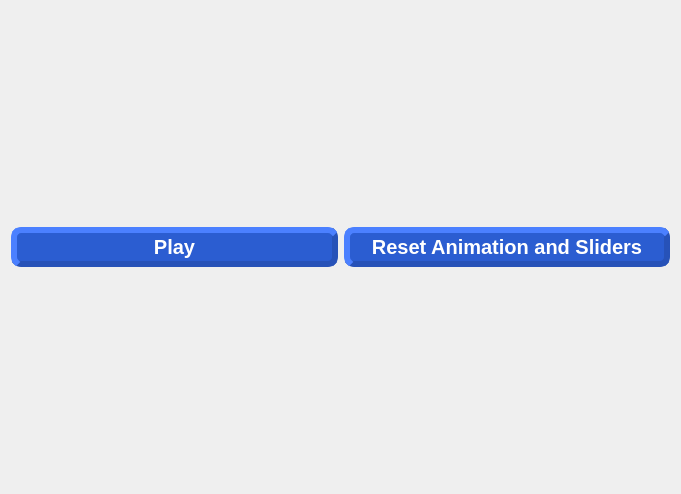
<?xml version="1.0" encoding="UTF-8"?>
<ui version="4.0">
 <class>w_play_and_reset</class>
 <widget class="QWidget" name="w_play_and_reset">
  <property name="geometry">
   <rect>
    <x>0</x>
    <y>0</y>
    <width>681</width>
    <height>494</height>
   </rect>
  </property>
  <property name="windowTitle">
   <string>Form</string>
  </property>
  <property name="styleSheet">
   <string notr="true"/>
  </property>
  <layout class="QHBoxLayout" name="horizontalLayout">
   <item>
    <widget class="QPushButton" name="pb_play">
     <property name="styleSheet">
      <string notr="true">QPushButton {
    background-color: #2B5DD1;
    color: #FFFFFF;
    border-style: outset;
    padding: 2px;
    font: bold 20px;
    border-width: 6px;
    border-radius: 10px;
    border-color: #2752B8;
}
QPushButton:hover {
    background-color: lightgreen;
}

QPushButton:pressed{
	background-color: blue;
}</string>
     </property>
     <property name="text">
      <string>Play</string>
     </property>
    </widget>
   </item>
   <item>
    <widget class="QPushButton" name="pb_reset">
     <property name="styleSheet">
      <string notr="true">QPushButton {
    background-color: #2B5DD1;
    color: #FFFFFF;
    border-style: outset;
    padding: 2px;
    font: bold 20px;
    border-width: 6px;
    border-radius: 10px;
    border-color: #2752B8;
}
QPushButton:hover {
    background-color: lightgreen;
}

QPushButton:pressed{
	background-color: blue;
}</string>
     </property>
     <property name="text">
      <string>Reset Animation and Sliders</string>
     </property>
    </widget>
   </item>
  </layout>
 </widget>
 <resources/>
 <connections/>
</ui>
